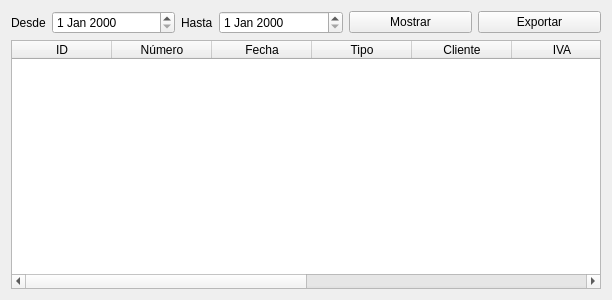
<?xml version="1.0" encoding="UTF-8"?>
<ui version="4.0">
 <class>Form</class>
 <widget class="QWidget" name="Form">
  <property name="geometry">
   <rect>
    <x>0</x>
    <y>0</y>
    <width>612</width>
    <height>300</height>
   </rect>
  </property>
  <property name="windowTitle">
   <string>Listado </string>
  </property>
  <layout class="QVBoxLayout" name="verticalLayout">
   <item>
    <layout class="QHBoxLayout" name="horizontalLayout">
     <item>
      <widget class="QLabel" name="label">
       <property name="sizePolicy">
        <sizepolicy hsizetype="Fixed" vsizetype="Preferred">
         <horstretch>0</horstretch>
         <verstretch>0</verstretch>
        </sizepolicy>
       </property>
       <property name="text">
        <string>Desde</string>
       </property>
      </widget>
     </item>
     <item>
      <widget class="QDateEdit" name="dBListMin"/>
     </item>
     <item>
      <widget class="QLabel" name="label_2">
       <property name="sizePolicy">
        <sizepolicy hsizetype="Fixed" vsizetype="Preferred">
         <horstretch>0</horstretch>
         <verstretch>0</verstretch>
        </sizepolicy>
       </property>
       <property name="text">
        <string>Hasta</string>
       </property>
      </widget>
     </item>
     <item>
      <widget class="QDateEdit" name="dBListMax"/>
     </item>
     <item>
      <widget class="QPushButton" name="bBListShow">
       <property name="text">
        <string>Mostrar</string>
       </property>
      </widget>
     </item>
     <item>
      <widget class="QPushButton" name="bExportDraft">
       <property name="text">
        <string>Exportar</string>
       </property>
      </widget>
     </item>
    </layout>
   </item>
   <item>
    <widget class="QTableWidget" name="tBList">
     <property name="editTriggers">
      <set>QAbstractItemView::NoEditTriggers</set>
     </property>
     <property name="selectionMode">
      <enum>QAbstractItemView::SingleSelection</enum>
     </property>
     <property name="selectionBehavior">
      <enum>QAbstractItemView::SelectRows</enum>
     </property>
     <property name="columnCount">
      <number>10</number>
     </property>
     <attribute name="horizontalHeaderStretchLastSection">
      <bool>true</bool>
     </attribute>
     <attribute name="verticalHeaderVisible">
      <bool>false</bool>
     </attribute>
     <column>
      <property name="text">
       <string>ID</string>
      </property>
     </column>
     <column>
      <property name="text">
       <string>Número</string>
      </property>
     </column>
     <column>
      <property name="text">
       <string>Fecha</string>
      </property>
     </column>
     <column>
      <property name="text">
       <string>Tipo</string>
      </property>
     </column>
     <column>
      <property name="text">
       <string>Cliente</string>
      </property>
     </column>
     <column>
      <property name="text">
       <string>IVA</string>
      </property>
     </column>
     <column>
      <property name="text">
       <string>Total</string>
      </property>
     </column>
     <column>
      <property name="text">
       <string>Items</string>
      </property>
     </column>
     <column>
      <property name="text">
       <string>Tipo</string>
      </property>
     </column>
     <column>
      <property name="text">
       <string>Usuario</string>
      </property>
     </column>
    </widget>
   </item>
  </layout>
 </widget>
 <tabstops>
  <tabstop>dBListMin</tabstop>
  <tabstop>dBListMax</tabstop>
  <tabstop>bBListShow</tabstop>
  <tabstop>bExportDraft</tabstop>
  <tabstop>tBList</tabstop>
 </tabstops>
 <resources/>
 <connections/>
</ui>
